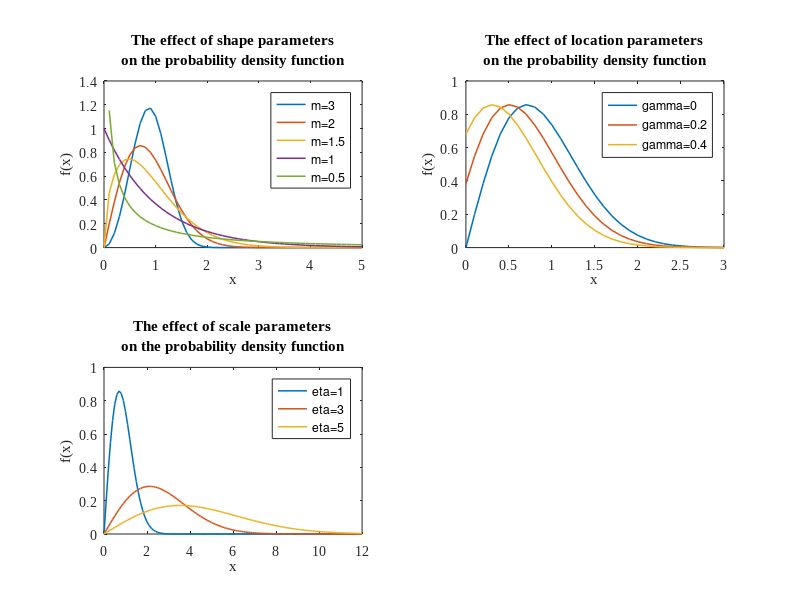

Reproduce this figure in MATLAB.
%威布尔分布
clear
x1=0:0.1:5;x2=0:0.1:3;x3=0:0.1:12;
%形状参数对概率密度函数的影响
y1=wblpdf(x1,1,3);y2=wblpdf(x1,1,2);y3=wblpdf(x1,1,1.5);y4=wblpdf(x1,1,1);y5=wblpdf(x1,1,0.5);
subplot(2,2,1);
H1=plot(x1,y1,x1,y2,x1,y3,x1,y4,x1,y5);
legend("m=3","m=2","m=1.5","m=1","m=0.5");
xlabel("x");ylabel("f(x)");title({'The effect of shape parameters';'on the probability density function'});
set(H1,"LineWidth",1.1);set(gca,"FontName","Times New Roman");
%位置参数对于概率密度函数的影响
y6=wblpdf(x2,1,2);y7=wblpdf(x2+0.2,1,2);y8=wblpdf(x2+0.4,1,2);
subplot(2,2,2);
H1=plot(x2,y6,x2,y7,x2,y8);
legend("\gamma=0","\gamma=0.2","\gamma=0.4");
xlabel("x");ylabel("f(x)");title({'The effect of location parameters';'on the probability density function'});
set(H1,"LineWidth",1.1);set(gca,"FontName","Times New Roman");
%尺度参数对于概率密度函数的影响
y9=wblpdf(x3,1,2);y10=wblpdf(x3,3,2);y11=wblpdf(x3,5,2);
subplot(2,2,3);
H1=plot(x3,y9,x3,y10,x3,y11);
legend("\eta=1","\eta=3","\eta=5");
xlabel("x");ylabel("f(x)");title({'The effect of scale parameters';'on the probability density function'});
set(H1,"LineWidth",1.1);set(gca,"FontName","Times New Roman");